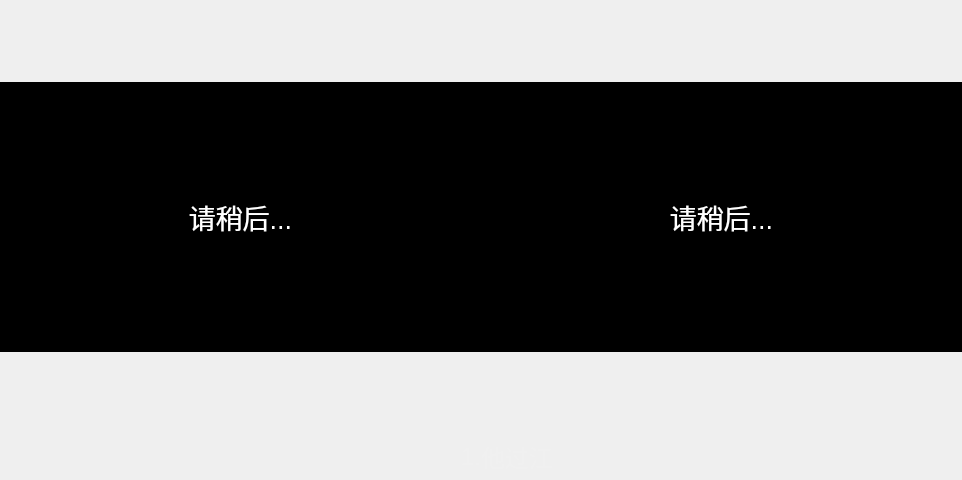
<?xml version="1.0" encoding="UTF-8"?>
<ui version="4.0">
 <class>CBigScreen</class>
 <widget class="QFrame" name="CBigScreen">
  <property name="geometry">
   <rect>
    <x>0</x>
    <y>0</y>
    <width>962</width>
    <height>480</height>
   </rect>
  </property>
  <property name="windowTitle">
   <string>Frame</string>
  </property>
  <property name="styleSheet">
   <string notr="true">CBigScreen{
background:#222225;
}</string>
  </property>
  <layout class="QGridLayout" name="gridLayout">
   <property name="leftMargin">
    <number>0</number>
   </property>
   <property name="topMargin">
    <number>0</number>
   </property>
   <property name="rightMargin">
    <number>0</number>
   </property>
   <property name="bottomMargin">
    <number>6</number>
   </property>
   <property name="horizontalSpacing">
    <number>0</number>
   </property>
   <item row="4" column="0">
    <widget class="QLabel" name="label_seat">
     <property name="styleSheet">
      <string notr="true">QLabel
{
	color:rgb(240,240,240);
	font-size:24px;
}</string>
     </property>
     <property name="text">
      <string>1.</string>
     </property>
     <property name="alignment">
      <set>Qt::AlignRight|Qt::AlignTrailing|Qt::AlignVCenter</set>
     </property>
    </widget>
   </item>
   <item row="4" column="1">
    <widget class="QLabel" name="label_name">
     <property name="styleSheet">
      <string notr="true">QLabel
{
	color:rgb(240,240,240);
	font-size:24px;
}</string>
     </property>
     <property name="text">
      <string>他过江</string>
     </property>
    </widget>
   </item>
   <item row="2" column="0" colspan="2">
    <layout class="QHBoxLayout" name="horizontalLayout">
     <property name="spacing">
      <number>0</number>
     </property>
     <item>
      <widget class="AlphaPlayer" name="camera_left">
       <property name="sizePolicy">
        <sizepolicy hsizetype="Preferred" vsizetype="Preferred">
         <horstretch>0</horstretch>
         <verstretch>0</verstretch>
        </sizepolicy>
       </property>
       <property name="minimumSize">
        <size>
         <width>480</width>
         <height>270</height>
        </size>
       </property>
       <property name="font">
        <font>
         <pointsize>20</pointsize>
        </font>
       </property>
       <property name="styleSheet">
        <string notr="true">QLabel{color:white;background:black;}</string>
       </property>
       <property name="text">
        <string>请稍后...</string>
       </property>
       <property name="alignment">
        <set>Qt::AlignCenter</set>
       </property>
      </widget>
     </item>
     <item>
      <widget class="AlphaPlayer" name="camera_right">
       <property name="sizePolicy">
        <sizepolicy hsizetype="Preferred" vsizetype="Preferred">
         <horstretch>0</horstretch>
         <verstretch>0</verstretch>
        </sizepolicy>
       </property>
       <property name="minimumSize">
        <size>
         <width>480</width>
         <height>270</height>
        </size>
       </property>
       <property name="font">
        <font>
         <pointsize>20</pointsize>
        </font>
       </property>
       <property name="styleSheet">
        <string notr="true">QLabel{color:white;background:black;}</string>
       </property>
       <property name="text">
        <string>请稍后...</string>
       </property>
       <property name="alignment">
        <set>Qt::AlignCenter</set>
       </property>
      </widget>
     </item>
    </layout>
   </item>
   <item row="1" column="0" colspan="2">
    <spacer name="verticalSpacer_2">
     <property name="orientation">
      <enum>Qt::Vertical</enum>
     </property>
     <property name="sizeHint" stdset="0">
      <size>
       <width>20</width>
       <height>40</height>
      </size>
     </property>
    </spacer>
   </item>
   <item row="3" column="0" colspan="2">
    <spacer name="verticalSpacer">
     <property name="orientation">
      <enum>Qt::Vertical</enum>
     </property>
     <property name="sizeHint" stdset="0">
      <size>
       <width>20</width>
       <height>40</height>
      </size>
     </property>
    </spacer>
   </item>
  </layout>
  <action name="act_back">
   <property name="text">
    <string>返回</string>
   </property>
  </action>
 </widget>
 <customwidgets>
  <customwidget>
   <class>AlphaPlayer</class>
   <extends>QLabel</extends>
   <header>AlphaPlayer.h</header>
  </customwidget>
 </customwidgets>
 <resources/>
 <connections/>
</ui>
